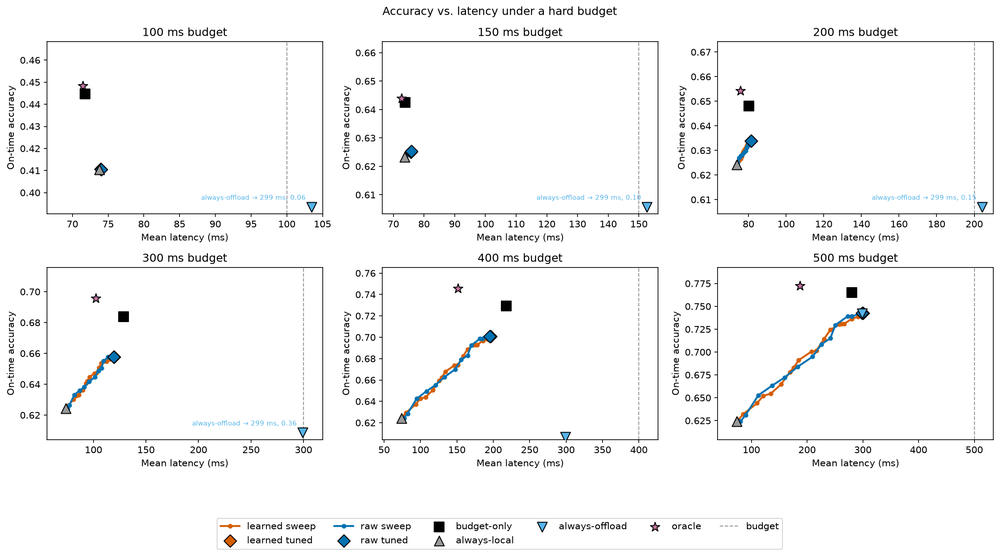
#> input picture training/router/latency_budget_curves.png, 1000 x 556 px, shrunk from 2234 x 1243 before the run
$ python -i image_stats.py   (imports and definitions only)   (older library calls are emulated)
#> lines starting #> are read from the running program, lines starting #| are printed output that depends on the picture
#> further down, picture is the input picture: shape (556, 1000, 3); mean B, G, R 247.3, 247.2, 247
"""Cheap image-statistics router features, computed from a frame alone.

Five per-frame statistics — no model runs for these, so they're cheap enough
to eventually compute on a phone (see the feature spec's "Image features").
Exact definitions live in the implementation plan's feature-definitions
table. Mirrors `datagen.sampling.complexity`'s path-or-array input handling
(`cv2.imread`) so callers can pass either a file path or an already-loaded
BGR array.
"""

from __future__ import annotations

from dataclasses import dataclass
from pathlib import Path

import cv2
import numpy as np
from cv2.typing import MatLike


@dataclass(frozen=True)
class ImageStats:
    """The five image-statistics features, named to match `FrameFeatures`' columns."""

    sharpness: float
    brightness: float
    contrast: float
    colorfulness: float
    entropy: float


def sharpness(image: str | Path | MatLike) -> float:
    """Variance of the Laplacian of the grayscale image — lower means blurrier."""
    return _sharpness(_to_grayscale(_load_array(image)))


def brightness(image: str | Path | MatLike) -> float:
    """Mean grayscale intensity, normalised to [0, 1]."""
    return _brightness(_to_grayscale(_load_array(image)))


def contrast(image: str | Path | MatLike) -> float:
    """Standard deviation of grayscale intensity (RMS contrast), normalised to [0, 1]."""
    return _contrast(_to_grayscale(_load_array(image)))


def colorfulness(image: str | Path | MatLike) -> float:
    """Hasler-Süsstrunk colourfulness metric, computed on the image's colour channels."""
    return _colorfulness(_load_array(image))


def entropy(image: str | Path | MatLike) -> float:
    """Shannon entropy, in bits, of the 256-bin grayscale histogram."""
    return _entropy(_to_grayscale(_load_array(image)))


def image_stats(image: str | Path | MatLike) -> ImageStats:
    """Compute all five image-statistics features for `image` in one call.

    Loads/converts `image` once and reuses it across statistics, instead of
    calling each function above separately (which would each reload/reconvert).
    """
    array = _load_array(image)
    gray = _to_grayscale(array)
    return ImageStats(
        sharpness=_sharpness(gray),
        brightness=_brightness(gray),
        contrast=_contrast(gray),
        colorfulness=_colorfulness(array),
        entropy=_entropy(gray),
    )


def _sharpness(gray: MatLike) -> float:
    return float(cv2.Laplacian(gray, cv2.CV_64F).var())


def _brightness(gray: MatLike) -> float:
    return float(gray.mean()) / 255.0


def _contrast(gray: MatLike) -> float:
    return float(gray.std()) / 255.0


def _colorfulness(array: MatLike) -> float:
    """Hasler-Süsstrunk metric: combined spread and mean of two colour-opponent signals."""
    # `cv2.imread`/BGR order; a signed dtype avoids uint8 underflow when differencing.
    blue, green, red = (array[:, :, i].astype(np.float64) for i in range(3))
    red_green = red - green
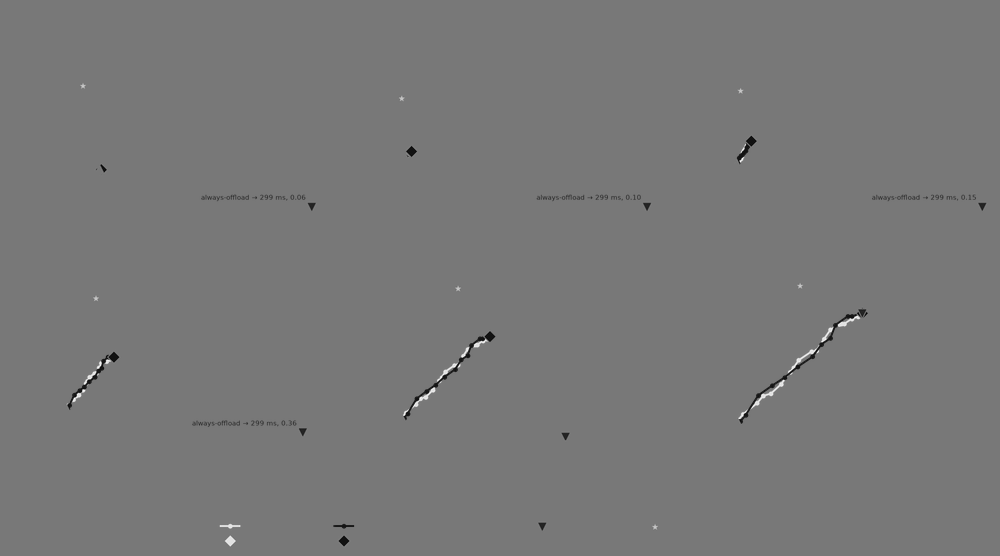
#> red_green: shape (556, 1000) float64; min -135, max 150, mean -0.2; drawn with min black and max white
    yellow_blue = 0.5 * (red + green) - blue
    std_component = np.sqrt(red_green.std() ** 2 + yellow_blue.std() ** 2)
#> std_component = 10.95
    mean_component = np.sqrt(red_green.mean() ** 2 + yellow_blue.mean() ** 2)
#> mean_component = 0.294
    return float(std_component + 0.3 * mean_component)


def _entropy(gray: MatLike) -> float:
    histogram, _ = np.histogram(gray, bins=256, range=(0, 256))
#> histogram = 256 values, max 489864 at index 255, min 9 at index 10, mean 2171.9
    counted = histogram[histogram > 0]
#> counted has the same summary as histogram
    probabilities = counted / counted.sum()
#> probabilities = 256 values, max 0.881 at index 255, min 1.62e-05 at index 10, mean 0.00391
    return float(-np.sum(probabilities * np.log2(probabilities)))


def _load_array(image: str | Path | MatLike) -> MatLike:
    """Resolve `image` to an in-memory array, reading from disk if it's a path."""
    if isinstance(image, (str, Path)):
        loaded = cv2.imread(str(image))
        if loaded is None:
            raise ValueError(f"Could not read image at {image!r}")
        return loaded
    return image


def _to_grayscale(array: MatLike) -> MatLike:
    """Convert a color array to grayscale; pass an already-grayscale array through."""
    if array.ndim == 2:
        return array
    channel_count = array.shape[2]
    if channel_count == 4:
        return cv2.cvtColor(array, cv2.COLOR_BGRA2GRAY)
    return cv2.cvtColor(array, cv2.COLOR_BGR2GRAY)

>>> import cv2
>>> picture = cv2.imread('../latency_budget_curves.png')
>>> result = image_stats(picture)
